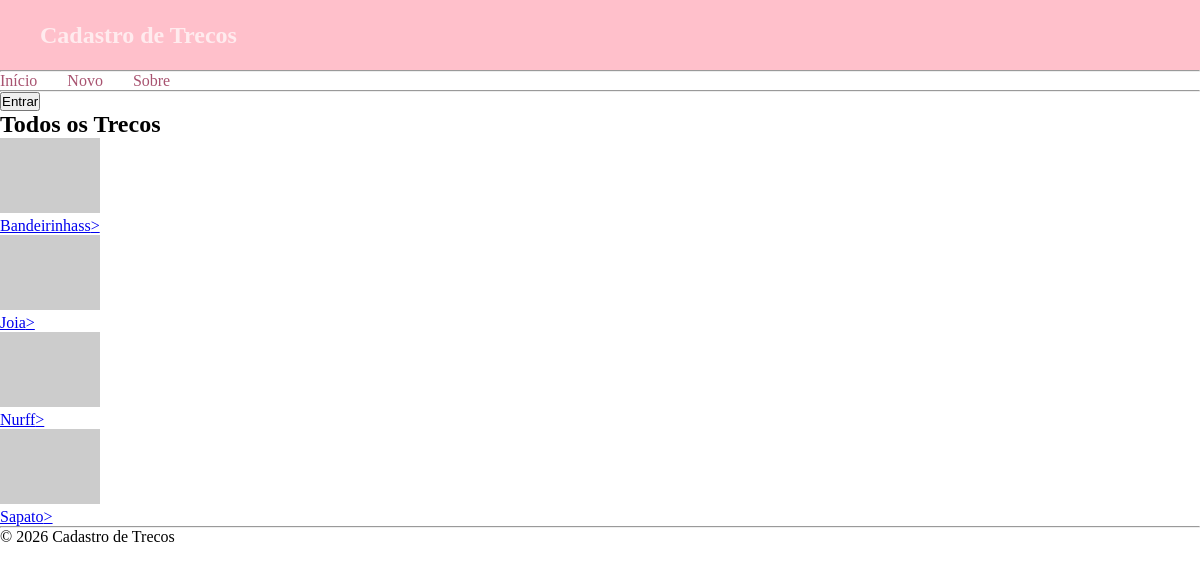
Before: / with the older database file.
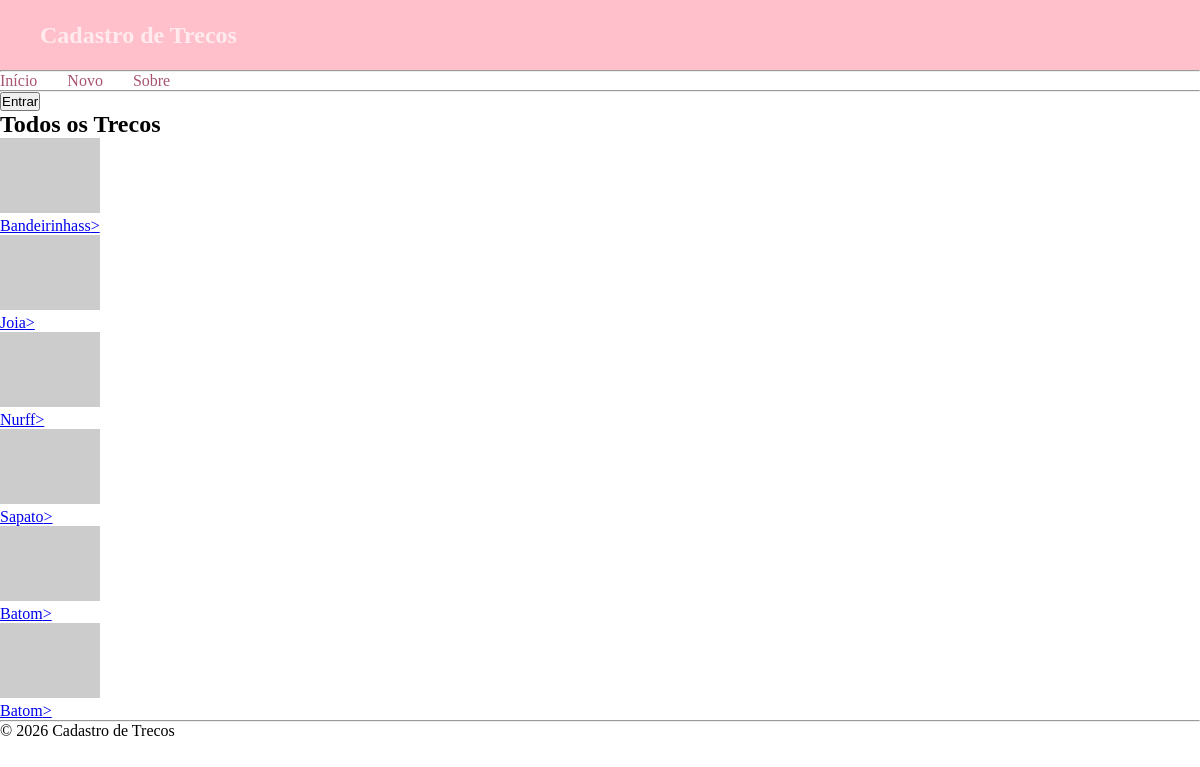
After: the same page with the newer database file.
### tables this page shows
CREATE TABLE thing (
    id INTEGER PRIMARY KEY AUTOINCREMENT,
	created_at TEXT DEFAULT CURRENT_TIMESTAMP,
	name TEXT,
	description TEXT,
	location TEXT,
	photo TEXT,
	status TEXT CHECK (status IN ('on', 'off', 'del')) DEFAULT 'on'
);

### app.py (the view)
@app.route("/")
def index():
    with sqlite3.connect('database.db') as conn:
        conn.row_factory = sqlite3.Row
        contents = conn.execute("""
            SELECT id, name, photo
            FROM thing
                WHERE status = 'on'
                ORDER BY created_at
        """).fetchall()
    total = len(contents)
    return render_template(
        'index.html',
        contents=contents,
        total=total
)

### templates/index.html
{% extends '_base.html' %}
{% block main %}
<h2>Todos os Trecos</h2>
{% if total > 0 %}
    {% for content in contents %}
    <p>
        <img src="{{ content.photo }}" alt="{{ content.name }}" width="100"><br>
        <a href="{{ url_for('view', thing_id=content.id) }}">{{ content.name }}></a>
    </p>
    {% endfor %}
{% else %}
    <p>
        Nenhum treco cadastado ainda!
        <a href="{{ url_for('new_thing') }}">Cadastre um treco</a>
    </p>
{% endif %}
{% endblock %}

### templates/_base.html (shortened to what this page needs)
<!DOCTYPE html>
<html lang="pt-BR">
<head>
    <link rel="stylesheet" href="static/css/style.css">
</head>
<body>
    <header class="cabeçalho">
        <div class="logo">
            Cadastro de Trecos
        </div>
    </header>
    <hr>
    <nav class="menu">
        <a href="{{ url_for('index') }}">Início</a>
        <a href="{{ url_for('new') }}">Novo</a>
        <a href="{{ url_for('about') }}">Sobre</a>
    </nav>
    <hr>
    <button class="botao">
        Entrar
    </button>
    <main>
        {% block main %}{% endblock %}
    </main>
    <hr>
    <footer>&copy; 2026 Cadastro de Trecos</footer>
</body>
</html>

### static/css/style.css (style rules this page uses)
* { margin: 0; padding: 0; box-sizing: border-box; }
.cabeçalho { width: 100%; height: 70px; display: flex; align-items: center; justify-content: space-between; padding: 0 40px; background-color: pink; }
.logo { color: rgb(255, 235, 238); font-size: 24px; font-weight: bold; }
.menu { display: flex; gap: 30px; }
.menu a { color: rgb(168, 83, 112); text-decoration: none; font-size: 16px; }

Changed rows visible on the page:
added thing: name "Batom"
added thing: name "Batom"
